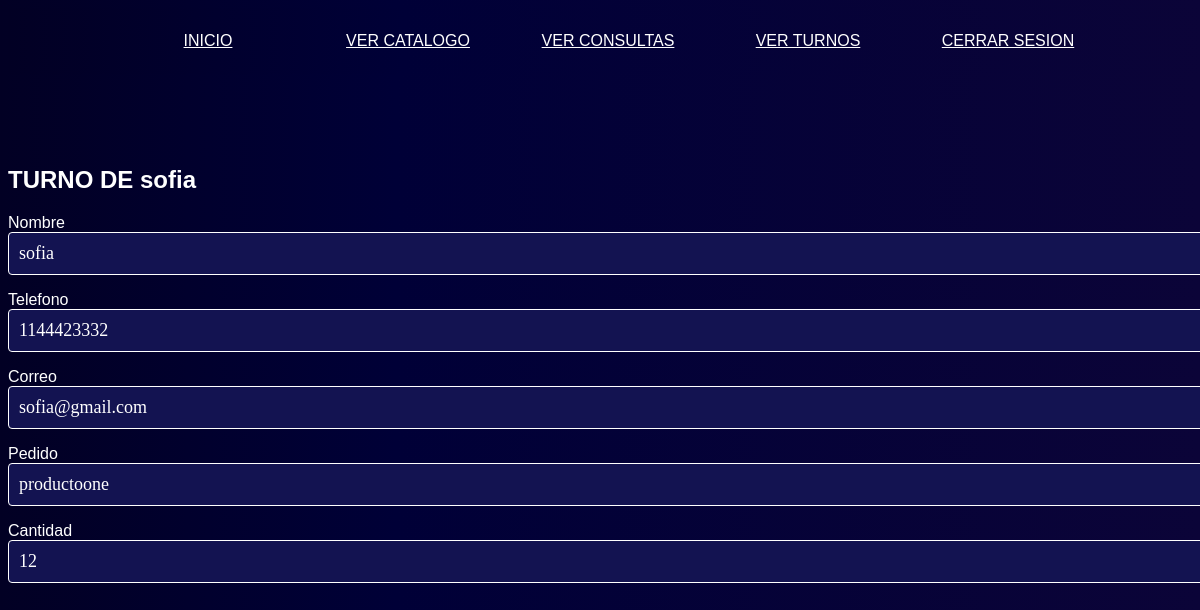
The page /verPedidos.php (signed in) on the database its author committed.
### tables this page shows
CREATE TABLE `pedidos` (
  `id` int(11) NOT NULL,
  `nombre` varchar(200) NOT NULL,
  `telefono` varchar(15) NOT NULL,
  `correo` varchar(200) NOT NULL,
  `pedido` text NOT NULL,
  `cantidad` int(255) NOT NULL
);

### verPedidos.php (the view, shortened to what this page needs)
<!DOCTYPE html>
<html lang="en">
<head>
    <link rel="stylesheet" href="css/consul.css">
</head>
<body>
    <header>
		<nav class="barranav">
			<div class="contenedorbtnnav">
				<a href="index.php">INICIO</a>
				<a href="catalogo.php">VER CATALOGO</a>
				<?php
					if ( isset( $_SESSION['user_id'] )) {
					echo "<a href='verConsultas.php'>VER CONSULTAS</a>";
					}
					else
					echo "<a href='login.php'>VER CONSULTAS</a>";
					?>
				<?php
					if ( isset( $_SESSION['user_id'] )) {
					echo "<a href='verTurnos.php'>VER TURNOS</a>";
					}
					else
					echo "<a href='login.php'>TURNOS</a>";
					?>
				<?php
					if ( isset( $_SESSION['user_id'] )) {
					echo "<a href='logout.php'>CERRAR SESION</a>";
					}
					else
					echo "<a href='login.php'>INICIAR SESION</a>";
					?>
			</div>
		</nav>
	</header>
<?php
	include("conexion.php");
        $query = "SELECT nombre, telefono, correo, pedido, cantidad FROM pedidos";
        $resultado = $conexion->query($query);
        while ($row = $resultado -> fetch_assoc()) {
            ?>
            <form class="articulo" class="post" method="post">
				<br><br/>
                <h2 color="white" >TURNO DE <?php echo $row['nombre'] ?></h2>
				<label for="nombre">Nombre</label>
				<input class="controls" type="text" name="nombre" id="nombre" placeholder="Nombre y Apellido" value= "<?php echo $row['nombre'] ?>">
				<label for="Telefono">Telefono</label>
        		<input class="controls" type="phone" name="telefono" id="telefono" placeholder="Telefono" value= "<?php echo $row['telefono'] ?>">
				<label for="correo">Correo</label>
        		<input class="controls" type="email" name="correo" id="correo" placeholder="Correo" value= "<?php echo $row['correo'] ?>">
				<label for="pedido">Pedido</label>
        		<input class="controls" type="text" name="pedido" id="pedido" placeholder="Pedido" value= "<?php echo $row['pedido'] ?>">
				<label for="cantidad">Cantidad</label>
				<input class="controls" type="datetime" name="cantidad" id="cantidad" placeholder="Cantidad" value= "<?php echo $row['cantidad'] ?>">
            </form>
            <?php
         }
         ?>
    <body>
</body>
</html>

### css/consul.css (style rules this page uses)
body { font-family: arial, helvetica; width: 100%; background: rgb(2,0,36); background: linear-gradient(90deg, rgba(2,0,36,1) 0%, rgba(0,0,55,1) 33%, rgba(11,4,56,1) 100%); background-position: center; background-size: cover; height: 100vh; }
.controls { width: 100%; background: rgb(19, 19, 81); padding: 10px; border-radius: 4px; margin-bottom: 16px; border: 1px solid white; font-family: 'calibri'; font-size: 18px; color: white; }
.barranav { position: sticky; height: 100%; width: 100%; background: rgb(2,0,36); background: linear-gradient(90deg, rgba(2,0,36,1) 0%, rgba(0,0,55,1) 33%, rgba(11,4,56,1) 100%); }
.contenedorbtnnav { max-width: 1000px; width: 90%; margin: auto; margin-bottom: 3%; display: flex; justify-content: space-between; }
.contenedorbtnnav a { color: #fff; display: inline-block; padding: 3vh; width: 100%; text-align: center; color: #fff; transition: .3s ease-out all; }

### verPedidos.php (style rules this page uses)
h2 { color: white; }
label { color: white; }

### rows shown on the page
pedidos: nombre "sofia", telefono "1144423332", correo "sofia@gmail.com", pedido "productoone", cantidad "12"
